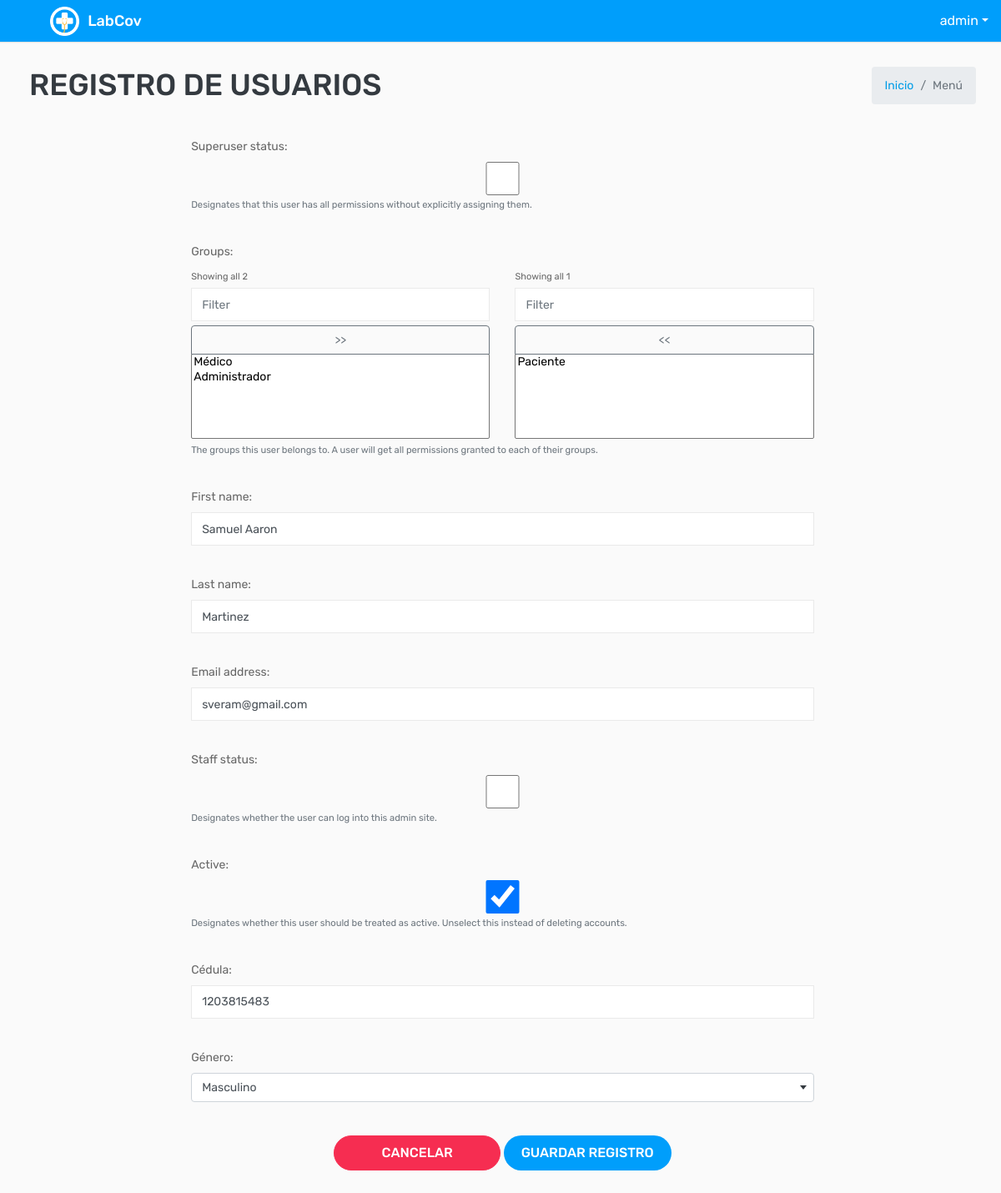
Page /usuario/editar/2 (signed in) on the earlier database version.
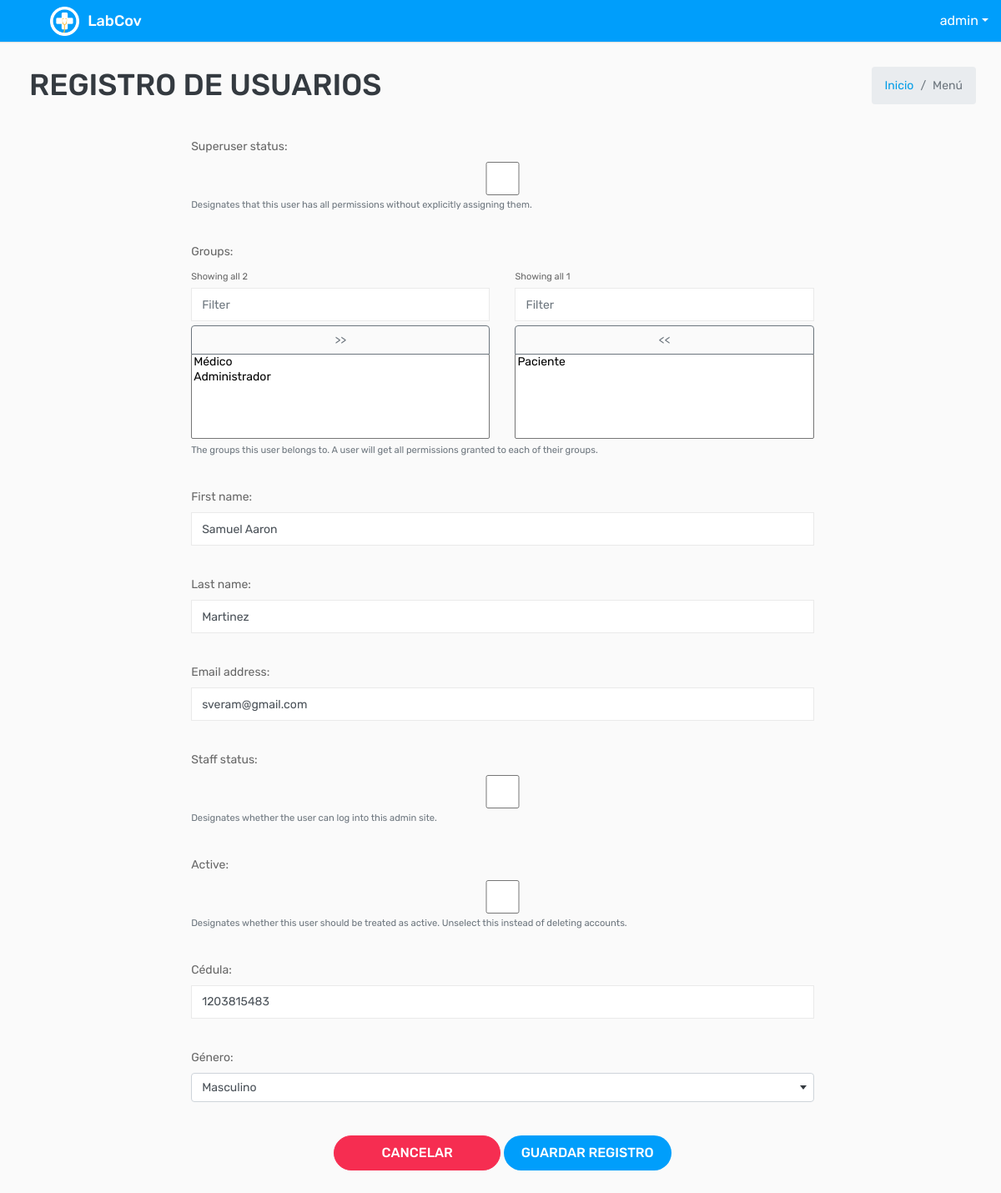
Same page on the later database version.
### covid/models.py (models this page shows, shortened)
class ModeloBase(models.Model):
    class Meta:
        abstract = True
    """Model definition for ModeloBase."""
    fecha_creacion = models.DateTimeField(verbose_name='Fecha creación',auto_now_add=True)
    usuario_creacion = models.ForeignKey(settings.AUTH_USER_MODEL, verbose_name='Usuario Creación', related_name='+', blank=True, null=True,on_delete=models.PROTECT, editable=False)
    usuario_modificacion = models.ForeignKey(settings.AUTH_USER_MODEL, verbose_name='Usuario Modificación', related_name='+', blank=True, null=True,on_delete=models.PROTECT , editable=False)
    fecha_modificacion = models.DateTimeField(verbose_name='Fecha Modificación', auto_now=True)

class User(AbstractUser,ModeloBase):
    cedula=models.CharField(max_length=10, verbose_name='Cédula', unique = True)
    tipo_genero = (('M', 'Masculino'), ('F', 'Femenino'))
    genero = models.CharField('Género', choices=tipo_genero, default='M', max_length=1)

### covid/views.py (the view)
# urls.py: path('usuario/editar/<int:pk>', key.UsuarioUpdateView.as_view(), name="usuario_editar") ,
class UsuarioUpdateView(LoginRequiredMixin,PermissionRequiredMixin,SuccessMessageMixin,UpdateView):
    permission_required = 'covid.change_user'
    model = User
    form_class = UserForm
    template_name = "usuario/usuario_editar.html"
    success_url = reverse_lazy('usuario_listar')
    success_message = 'Registro Editado Exitosamente'
    def get_context_data(self, **kwargs):
        context = super().get_context_data(**kwargs)
        context['titulo'] = "Registro de usuarios"
        return context

### covid/forms.py
class UserForm(forms.ModelForm):
    class Meta:
        model = User
        fields = '__all__'
        exclude=("password","last_login","user_permissions","date_joined","username",)
    def __init__(self, *args, **kwargs):
        super(UserForm, self).__init__(*args, **kwargs)
        for visible in self.visible_fields():
            self.fields['groups'].widget.attrs['class'] = "duallistbox"
            visible.field.widget.attrs['class'] = 'form-control'
            self.fields['genero'].widget.attrs['class'] = "form-control select"
            self.fields['first_name'].widget.attrs['class'] = "form-control solo-letra"
            self.fields['last_name'].widget.attrs['class'] = "form-control solo-letra"
            self.fields['cedula'].widget.attrs['class'] = "form-control solo-numero"

### templates/usuario/usuario_editar.html (shortened to what this page needs)
{% extends 'plantillaBase.html' %} {% block content %}
<div class="content">
    <div class="row">
        <div class="col-lg-8 offset-lg-2">
            <form method="post" action="{% url 'usuario_editar' object.id %}" enctype="multipart/form-data">
                <div class="row">
                    {% include "form_snippet.html" %}
                </div>
                <div class="m-t-20 text-center">
                    <a type="button" class="btn btn-danger submit-btn" href="{% url 'usuario_listar' %}">Cancelar</a>
                    <button class="btn btn-primary submit-btn">Guardar Registro</button>
                </div>
            </form>
        </div>
    </div>
</div>
{% endblock %}

### templates/form_snippet.html
 {% csrf_token %} {% for field in form %}
<div class="form-group  col-md-12 mt-3">
    {{ field.errors }} {{ field.label_tag }} {{ field }} {% if field.help_text %}
    <small id="help" class="form-text text-muted">{{ field.help_text|safe }}</small> {% endif %}
</div>
{% endfor %}

Differences in the rows shown:
changed User "Samuel Aaron": is_active "☑" → "☐"
